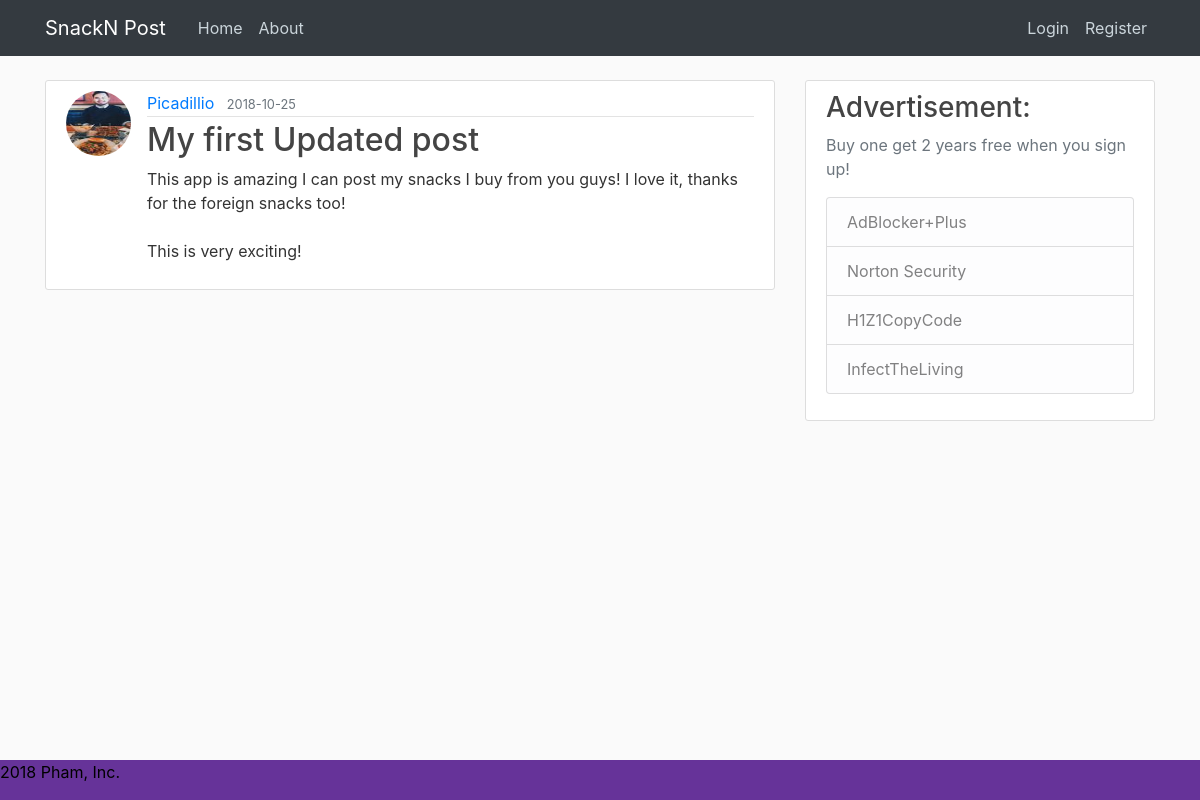
/post/1, run on the app's committed database.
### flaskblog/models.py (models this page shows, shortened)
class User(db.Model, UserMixin):
    id = db.Column(db.Integer, primary_key=True)
    username = db.Column(db.String(20), unique=True, nullable=False)
    email = db.Column(db.String(120), unique=True, nullable=False)
    image_file = db.Column(db.String(20), nullable=False, default='default.jpg')
    password = db.Column(db.String(60), nullable=False)
    posts = db.relationship('Post', backref='author', lazy=True)

class Post(db.Model):
    id = db.Column(db.Integer, primary_key=True)
    title = db.Column(db.String(100), nullable=False)
    date_posted = db.Column(db.DateTime, nullable=False, default=datetime.utcnow)
    content = db.Column(db.Text, nullable=False)
    user_id = db.Column(db.Integer, db.ForeignKey('user.id'), nullable=False)

### flaskblog/routes.py (the view)
@app.route("/post/<int:post_id>")
def post(post_id):
    post = Post.query.get_or_404(post_id)
    return render_template('post.html', title=post.title, post=post)

### flaskblog/templates/post.html (shortened to what this page needs)
{% extends "layout.html" %}
{% block content %}
        <article class="media content-section">
         <img class="rounded-circle article-img" src="{{ url_for('static', filename='profile_pics/' + post.author.image_file) }}">
          <div class="media-body">
            <div class="article-metadata">
              <a class="mr-2" href="#">{{ post.author.username }}</a>
              <small class="text-muted">{{ post.date_posted.strftime('%Y-%m-%d') }}</small>
            </div>
            <h2 class="article-title">{{ post.title }}</h2>
            <p class="article-content">{{ post.content }}</p>
          </div>
        </article>
{% endblock content %}

### flaskblog/static/main.css (style rules this page uses)
body { background: #fafafa; color: #333333; margin-top: 5rem; }
h1, h2, h3, h4, h5, h6 { color: #444444; }
.content-section { background: #ffffff; padding: 10px 20px; border: 1px solid #dddddd; border-radius: 3px; margin-bottom: 20px; }
.article-title { color: #444444; }
.article-content { white-space: pre-line; }
.article-img { height: 65px; width: 65px; margin-right: 16px; }
.article-metadata { padding-bottom: 1px; margin-bottom: 4px; border-bottom: 1px solid #e3e3e3 }

### data on the page
User: image_file (picture), author.username "Picadillio"
Post: date_posted "2018-10-25", title "My first Updated post", content "This app is amazing I can post my snacks I buy from you guys! I love it, thanks for the foreign snacks too! This is very exciting!"
